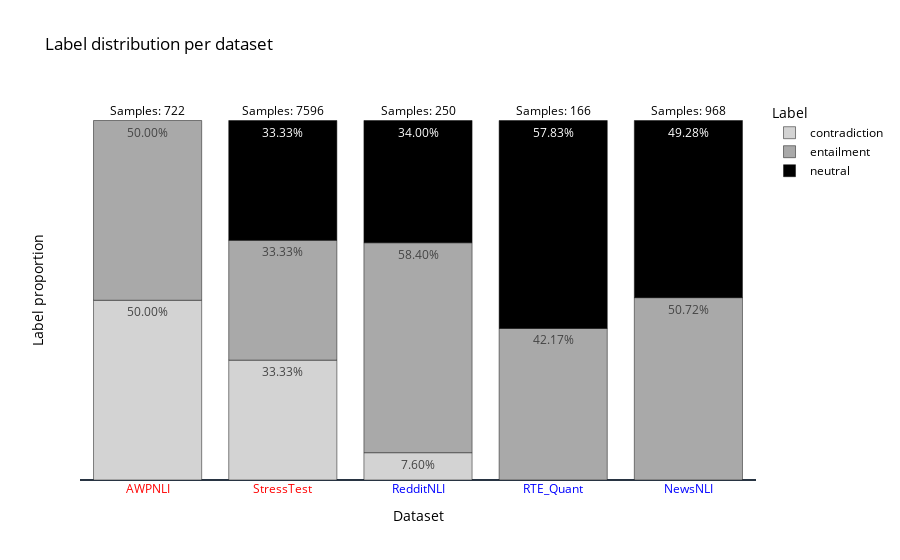

Notebook source saved alongside this figure:
### Code cell
import plotly.express as px
import pandas as pd

# Custom color mapping for labels in shades of gray
color_discrete_map = {
    "neutral": "black",
    "entailment": "darkgray",
    "contradiction": "lightgray"
}

# Creating the bar chart
fig = px.bar(equate_label_distribution, x="Dataset", y="Label proportion", color="Label",
             title="Label distribution per dataset", color_discrete_map=color_discrete_map, text="Label proportion")
# Format text on bars to show as percentages
fig.update_traces(texttemplate='%{text:.2%}', textposition='inside')
# Remove the background behind the bars
fig.update_layout({
    'plot_bgcolor': 'rgba(255, 255, 255, 1)',
    'paper_bgcolor': 'rgba(255, 255, 255, 1)',
    'title_font_color': 'black',  # Set title text color to black
    'font_color': 'black',  # Set global font color to black (affects ticks and legend)
    # 'barmode': 'group'
})

# Remove grid lines and axis lines
fig.update_xaxes(showline=False, gridcolor='rgba(0,0,0,0)', tickfont=dict(color='black'), title_font=dict(color='black'))
fig.update_yaxes(showline=False, gridcolor='rgba(0,0,0,0)', tickfont=dict(color='white'), title_font=dict(color='black'))

for dataset, sample_count in zip(["RTE_Quant", "AWPNLI", "RedditNLI", "NewsNLI", "StressTest"], [166, 722, 250, 968, 7596]):
    fig.add_annotation(
            x=dataset,
            y=1,  # Position at the top of the bar; may need adjustment.
            text=f"Samples: {sample_count}",
            showarrow=False,
            yshift=10  # Adjust this value to move the annotation up or down
        )

# Update dataset names/tick colors
colors = ['red'] * 2 + ['blue'] * 3  # The first two red, the rest blue.
fig.update_xaxes(
    tickvals=equate_label_distribution['Dataset'].unique(),
    ticktext=[f'<span style="color:{color}">{text}</span>' for color, text in zip(colors, equate_label_distribution['Dataset'].unique())],
    tickmode='array'
)

fig.show()

# os.makedirs("images", exist_ok=True)
fig.write_image("images/equate_label_distribution.png")
fig.write_image("images/equate_label_distribution.pdf")
fig.write_image("images/equate_label_distribution.svg")

### Figure 1 — Plotly figure (JSON) as saved in the notebook; plotly's stock layout.template omitted (floating-point values rounded to 4 significant figures)
{"data": [{"alignmentgroup": "True", "hovertemplate": "Label=contradiction<br>Dataset=%{x}<br>Label proportion=%{text}<extra></extra>", "legendgroup": "contradiction", "marker": {"color": "lightgray", "pattern": {"shape": ""}}, "name": "contradiction", "offsetgroup": "contradiction", "orientation": "v", "showlegend": true, "text": [0.5, 0.3333, 0.076], "textposition": "inside", "x": ["AWPNLI", "StressTest", "RedditNLI"], "xaxis": "x", "y": [0.5, 0.3333, 0.076], "yaxis": "y", "type": "bar", "texttemplate": "%{text:.2%}"}, {"alignmentgroup": "True", "hovertemplate": "Label=entailment<br>Dataset=%{x}<br>Label proportion=%{text}<extra></extra>", "legendgroup": "entailment", "marker": {"color": "darkgray", "pattern": {"shape": ""}}, "name": "entailment", "offsetgroup": "entailment", "orientation": "v", "showlegend": true, "text": [0.5, 0.3333, 0.584, 0.4217, 0.5072], "textposition": "inside", "x": ["AWPNLI", "StressTest", "RedditNLI", "RTE_Quant", "NewsNLI"], "xaxis": "x", "y": [0.5, 0.3333, 0.584, 0.4217, 0.5072], "yaxis": "y", "type": "bar", "texttemplate": "%{text:.2%}"}, {"alignmentgroup": "True", "hovertemplate": "Label=neutral<br>Dataset=%{x}<br>Label proportion=%{text}<extra></extra>", "legendgroup": "neutral", "marker": {"color": "black", "pattern": {"shape": ""}}, "name": "neutral", "offsetgroup": "neutral", "orientation": "v", "showlegend": true, "text": [0.3333, 0.34, 0.5783, 0.4928], "textposition": "inside", "x": ["StressTest", "RedditNLI", "RTE_Quant", "NewsNLI"], "xaxis": "x", "y": [0.3333, 0.34, 0.5783, 0.4928], "yaxis": "y", "type": "bar", "texttemplate": "%{text:.2%}"}], "layout": {"xaxis": {"anchor": "y", "domain": [0.0, 1.0], "title": {"text": "Dataset", "font": {"color": "black"}}, "tickfont": {"color": "black"}, "showline": false, "gridcolor": "rgba(0,0,0,0)", "tickvals": ["AWPNLI", "StressTest", "RedditNLI", "RTE_Quant", "NewsNLI"], "ticktext": ["<span style=\"color:red\">AWPNLI</span>", "<span style=\"color:red\">StressTest</span>", "<span style=\"color:blue\">RedditNLI</span>", "<span style=\"color:blue\">RTE_Quant</span>", "<span style=\"color:blue\">NewsNLI</span>"], "tickmode": "array"}, "yaxis": {"anchor": "x", "domain": [0.0, 1.0], "title": {"text": "Label proportion", "font": {"color": "black"}}, "tickfont": {"color": "white"}, "showline": false, "gridcolor": "rgba(0,0,0,0)"}, "legend": {"title": {"text": "Label"}, "tracegroupgap": 0}, "title": {"text": "Label distribution per dataset", "font": {"color": "black"}}, "barmode": "relative", "font": {"color": "black"}, "plot_bgcolor": "rgba(255, 255, 255, 1)", "paper_bgcolor": "rgba(255, 255, 255, 1)", "annotations": [{"showarrow": false, "text": "Samples: 166", "x": "RTE_Quant", "y": 1, "yshift": 10}, {"showarrow": false, "text": "Samples: 722", "x": "AWPNLI", "y": 1, "yshift": 10}, {"showarrow": false, "text": "Samples: 250", "x": "RedditNLI", "y": 1, "yshift": 10}, {"showarrow": false, "text": "Samples: 968", "x": "NewsNLI", "y": 1, "yshift": 10}, {"showarrow": false, "text": "Samples: 7596", "x": "StressTest", "y": 1, "yshift": 10}]}}
